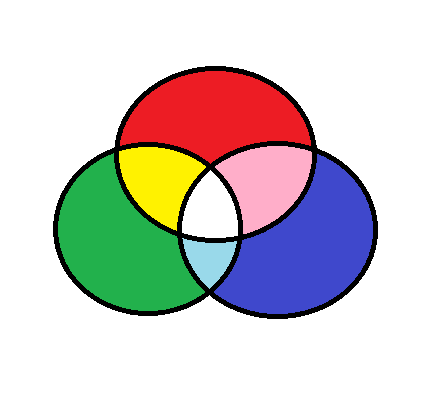
#> input picture images/RGB_paint.png, 437 x 394 px, found by its file name
$ jupyter execute channel.ipynb
#> lines starting #> are read from the running program, lines starting #| are printed output that depends on the picture
[cell 1]
import cv2 as cv

# Read in an image
img = cv.imread(r'D:\kailas\open cv\ComputerVision---OpenCV\images\RGB_paint.png')
#> img is the input picture: shape (394, 437, 3); mean B, G, R 202.4, 203.9, 208.2
cv.imshow('couleur', img)
cv.waitKey(0)

Split the images as b,g,r

[cell 2]
b,g,r = cv.split(img)
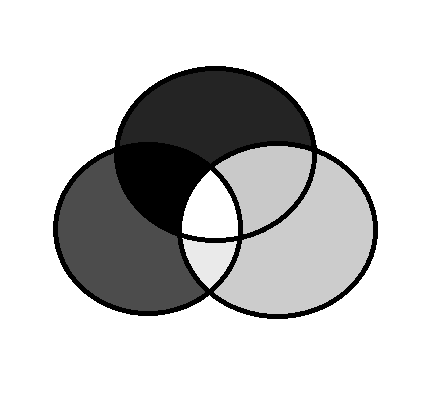
#> b: shape (394, 437); min 0, max 255, mean 202.4
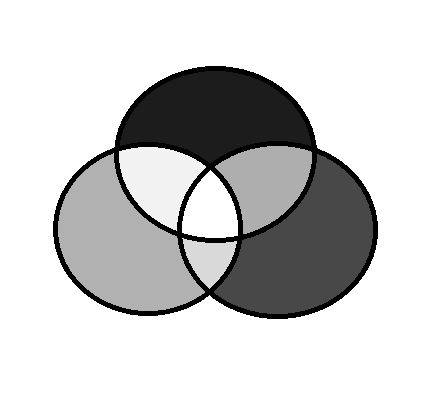
#> g: shape (394, 437); min 0, max 255, mean 203.9
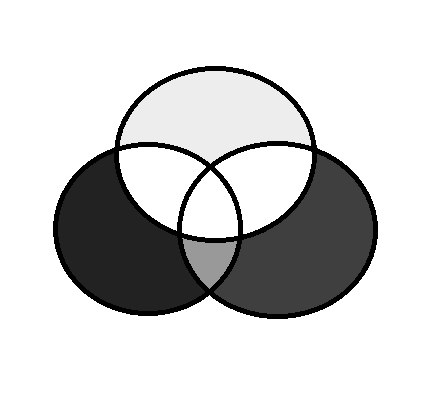
#> r: shape (394, 437); min 0, max 255, mean 208.2

cv.imshow("Blue",b)
cv.imshow("Green",g)
cv.imshow("red",r)

print(img.shape)
#| (394, 437, 3)
print(b.shape)
#| (394, 437)
print(g.shape)
#| (394, 437)
print(r.shape)
#| (394, 437)

cv.waitKey(0)

Merge images

[cell 3]
merge=cv.merge([b,g,r])
cv.imshow("merge",merge)

cv.waitKey(0)

[cell 4]
import numpy as np

blank=np.zeros(img.shape[:2],dtype='uint8')

blue=cv.merge([b,blank,blank])
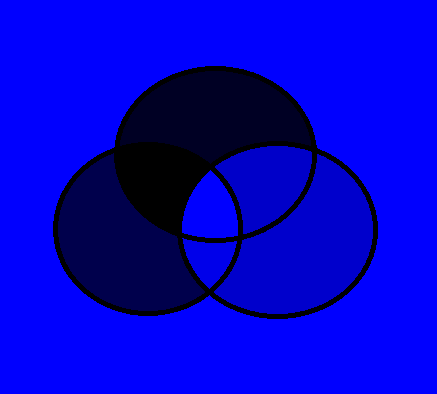
#> blue: shape (394, 437, 3); mean of channels 0, 1, 2 202.4, 0, 0; drawn as B, G, R
green=cv.merge([blank,g,blank])
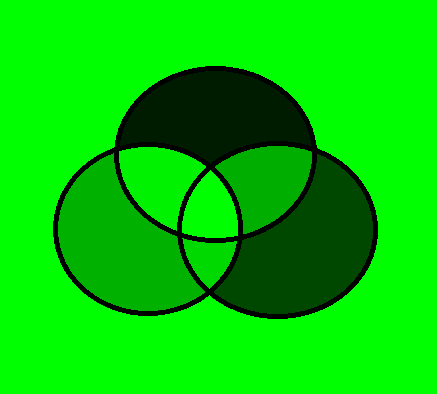
#> green: shape (394, 437, 3); mean of channels 0, 1, 2 0, 203.9, 0; drawn as B, G, R
red=cv.merge([blank,blank,r])
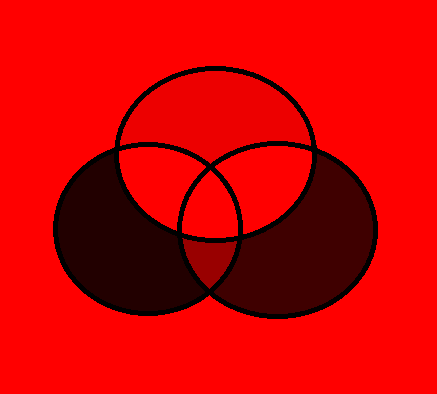
#> red: shape (394, 437, 3); mean of channels 0, 1, 2 0, 0, 208.2; drawn as B, G, R

cv.imshow("Blue",blue)
cv.imshow("Green",green)
cv.imshow("red",red)

cv.waitKey(0)
